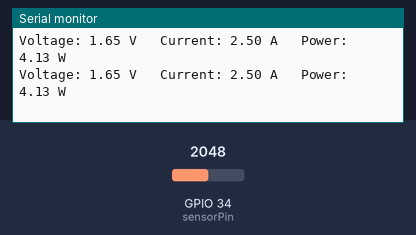
The sketch below on a simulated ESP32. Shown: the last lines printed to the serial monitor. The test bench sets the inputs (shaded band); at power-on: GPIO 34 (sensorPin) = 2048.

Above: at 1.3 s.
1.4 s: GPIO 34 (sensorPin) set to 2866
At 1.9 s:
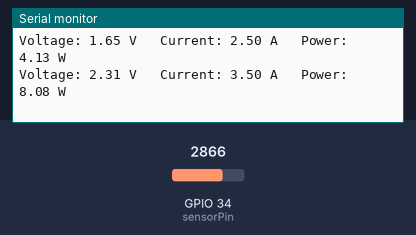
2.9 s: GPIO 34 (sensorPin) set to 3603
At 3.4 s:
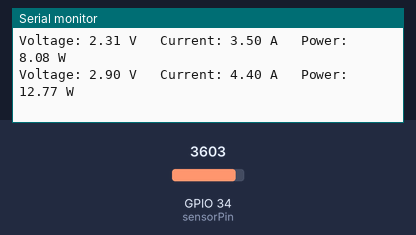
Timing chart, 0 to 5.9 s (numbered marks = the images above; inputs shaded):
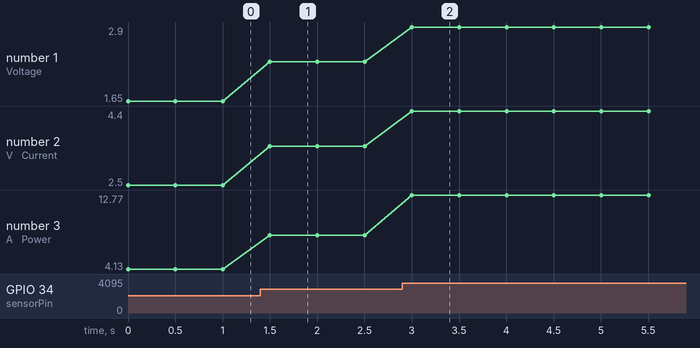

The sketch:

Day5_Current_Power_Calculation.ino
```cpp
const int sensorPin = 34;

void setup() {
  Serial.begin(115200);
}

void loop() {

  int sensorValue = analogRead(sensorPin);

  float voltage = sensorValue * (3.3 / 4095.0);

  // Simulated current (0–5 A)
  float current = sensorValue * (5.0 / 4095.0);

  float power = voltage * current;

  Serial.print("Voltage: ");
  Serial.print(voltage);
  Serial.print(" V");

  Serial.print("   Current: ");
  Serial.print(current);
  Serial.print(" A");

  Serial.print("   Power: ");
  Serial.print(power);
  Serial.println(" W");

  delay(500);
}
```

Measured:
- after the input at 1.4 s, the serial monitor: prints a new line after 0.10 s (image 1)
- after the input at 2.9 s, the serial monitor: prints a new line after 0.10 s (image 2)
- plotted number 1: 1.65 → 2.31 after the input at 1.4 s, 2.31 → 2.9 after the input at 2.9 s
- plotted number 2: 2.5 → 3.5 after the input at 1.4 s, 3.5 → 4.4 after the input at 2.9 s
- plotted number 3: 4.13 → 8.08 after the input at 1.4 s, 8.08 → 12.77 after the input at 2.9 s
